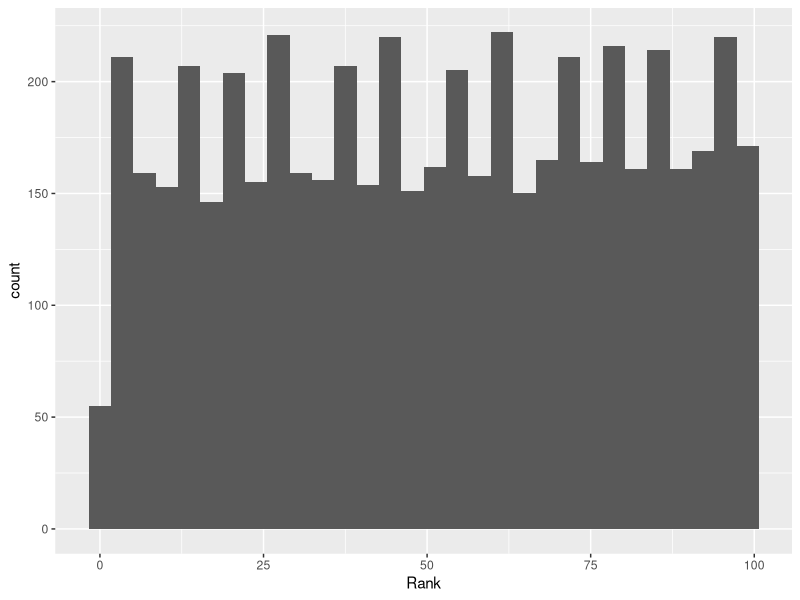

Here is the R script that generated this plot: (Note: this script raises an error after producing the figure.)
## ---- chunk 1
dat<-c(2,3,4,5)
class(dat)
typeof(dat)
is.atomic(dat)
## ---- chunk 2
dat3<-c('TRUE','TALL','SHORT','LONG')
class(dat3)
length(dat3)
nchar(dat3)
## ---- chunk 3
dat4<-list(c(1,3,7),c(TRUE,FALSE),c('TALL','SHORT'))
class(dat4)
is.atomic(dat4)
is.list(dat4)
typeof(dat4)
## ---- chunk 4
dat5 <- matrix(c(1:9),nrow = 3,ncol = 3,byrow = TRUE)
class(dat5)
## ---- chunk 5
dat6 <- factor(c('TALL','SHORT','AVERAGE'))
class(dat6)
levels(dat6)
## ---- chunk 6
dat7 <- data.frame(Age=c(40,30),Sex=c('Male','Female'))
class(dat7)
dim(dat7)
dat7[2,1]<-20
## ---- chunk 7
library(tidyverse)
library(here)
library(readxl)
library(skimr)
## ---- chunk 8
dat1<-read_csv(here::here('data/sorghum.csv')) 
# Congratulation you have successfully read a csv file into R
# Now assign it to an object
dat1 %>% head()
dat1 %>% tail()
print(dat1)
#dat1$trial<-as.factor(dat1$trial)
dat2<-dat1 %>% mutate_if(is.character,factor)
skim(dat2)
## ---- chunk 9
dat2 %>% slice_head()
dat2 %>% slice_tail()
## ---- chunk 10
data("billboard") # this data is from tidyr package and we are going to wrangle this data and produce insight from it
billboard %>% slice_head(n=5) # What do you observe about this dataset ?
# is it a tidydata ?
## ---- chunk 11
bill1<-billboard %>% pivot_longer(starts_with('wk'),names_to = 'Week',values_to = 'Rank',values_drop_na = TRUE)
## ---- chunk 12
ggplot(bill1,aes(x=Rank))+geom_histogram()
## ---- chunk 13
table3 %>% separate(rate,into = c('Rate','Count'))
## ---- chunk 14

## ---- chunk 15
bill4<-bill2 %>% unite(col = 'Date', c('Year','Month','Day'))
